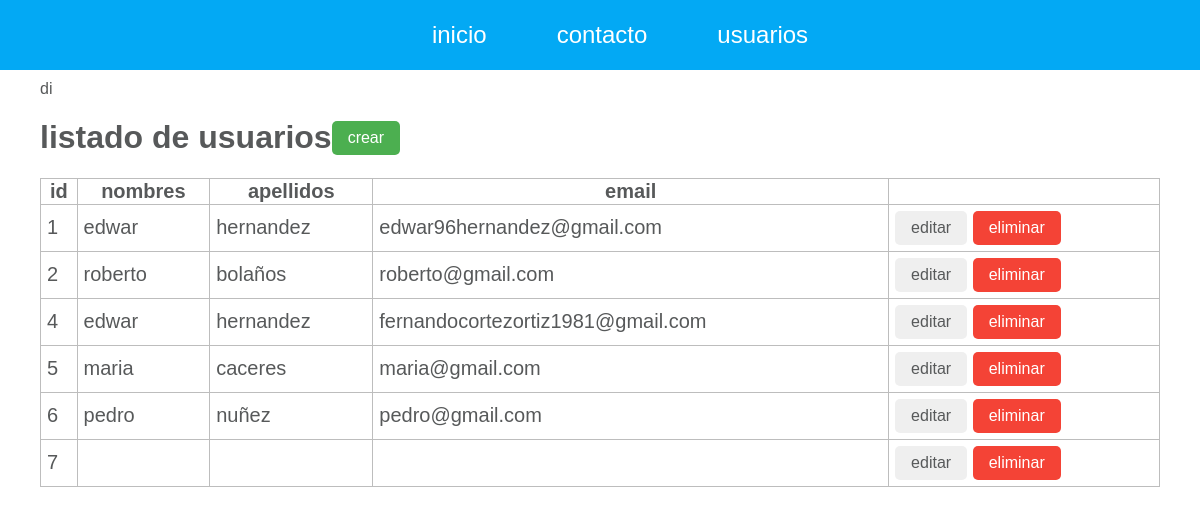
The page /usuarios on the database its author committed.
### tables this page shows
CREATE TABLE "usuarios" (
	"id"	INTEGER NOT NULL,
	"nombres"	TEXT NOT NULL,
	"apellidos"	TEXT NOT NULL,
	"email"	TEXT NOT NULL UNIQUE,
	"password"	TEXT NOT NULL,
	PRIMARY KEY("id" AUTOINCREMENT)
);

### app.py (the view)
@app.route('/usuarios')
def usuarios():
    usuarios = db.execute('select * from usuarios ')
    usuarios = usuarios.fetchall()
    return render_template('usuarios/listar.html', usuarios=usuarios)

### templates/usuarios/listar.html
{% extends 'layouts/base.html' %} {% block title %} usuarios {% endblock %} {% block content %} di
<div class="title-page">
    <h1>listado de usuarios</h1>
    <a class="btn btn-success" href=" {{ url_for( 'crear_usuarios')}} ">crear</a>
</div>
<table class="table ">
    <thead>
        <tr>
            <th>id</th>
            <th>nombres</th>
            <th>apellidos</th>
            <th>email</th>
        </tr>
    </thead>
    <tbody>
        {% for usuario in usuarios %}
        <tr>
            <td>{{usuario[0] }}</td>
            <td>{{usuario[1] }}</td>
            <td>{{usuario[2] }}</td>
            <td>{{usuario[3] }}</td>
            <td>
                <button class="btn">editar</button>
                <button class="btn btn-danger">eliminar</button>
            </td>
        </tr>
        {%endfor%}
    </tbody>
</table>
{% endblock %}

### templates/layouts/base.html (shortened to what this page needs)
<!DOCTYPE html>
<html lang="en">
<head>
    <link rel="stylesheet" href="{{ url_for ('static', filename='css/main.css') }}">
</head>
<body>
    <nav class="nav-bar">
        <ul>
            <li>
                <a href="{{ url_for ('index') }}">inicio</a>
            </li>
            <li>
                <a href="{{ url_for ('contacto') }}">contacto</a>
            </li>
            <li>
                <a href="{{ url_for ('usuarios') }}">usuarios</a>
            </li>
        </ul>
    </nav>
    <div class="container">{%block content%}{% endblock %}</div>
</body>
</html>

### static/css/main.css (style rules this page uses)
html, body { padding: 0; margin: 0; color: #57595a; font-family: 'Gill Sans', 'Gill Sans MT', Calibri, 'Trebuchet MS', sans-serif; }
.nav-bar { background-color: #03a9f4; display: flex; }
.nav-bar ul { display: flex; list-style-type: none; justify-content: center; width: 100%; }
.nav-bar ul li { padding: 5px 20px; }
.nav-bar ul li a { color: white; text-decoration: none; font-size: 24px; padding: 5px 15px; }
.container { padding: 10px 40px; }
.table { width: 100%; border-collapse: collapse; font-size: 20px; }
.table, .table th, .table td { border: 1px solid #bdbdbd; }
.table tr td { padding: 6px; }
.btn { padding: 8px 16px; font-size: 16px; border: none; outline: none; cursor: pointer; border-radius: 5px; text-decoration: none; font-weight: 500; color: #57595a; }
.btn-success { background-color: #4caf50; color: white; }
.btn-danger { background-color: #f44336; color: white; }
.title-page { display: flex; align-items: center; }

### rows shown on the page
usuarios: id "1", nombres "edwar", apellidos "hernandez", email "edwar96hernandez@gmail.com"
usuarios: id "2", nombres "roberto", apellidos "bolaños", email "roberto@gmail.com"
usuarios: id "4", nombres "edwar", apellidos "hernandez", email "fernandocortezortiz1981@gmail.com"
usuarios: id "5", nombres "maria", apellidos "caceres", email "maria@gmail.com"
usuarios: id "6", nombres "pedro", apellidos "nuñez", email "pedro@gmail.com"
usuarios: id "7"
